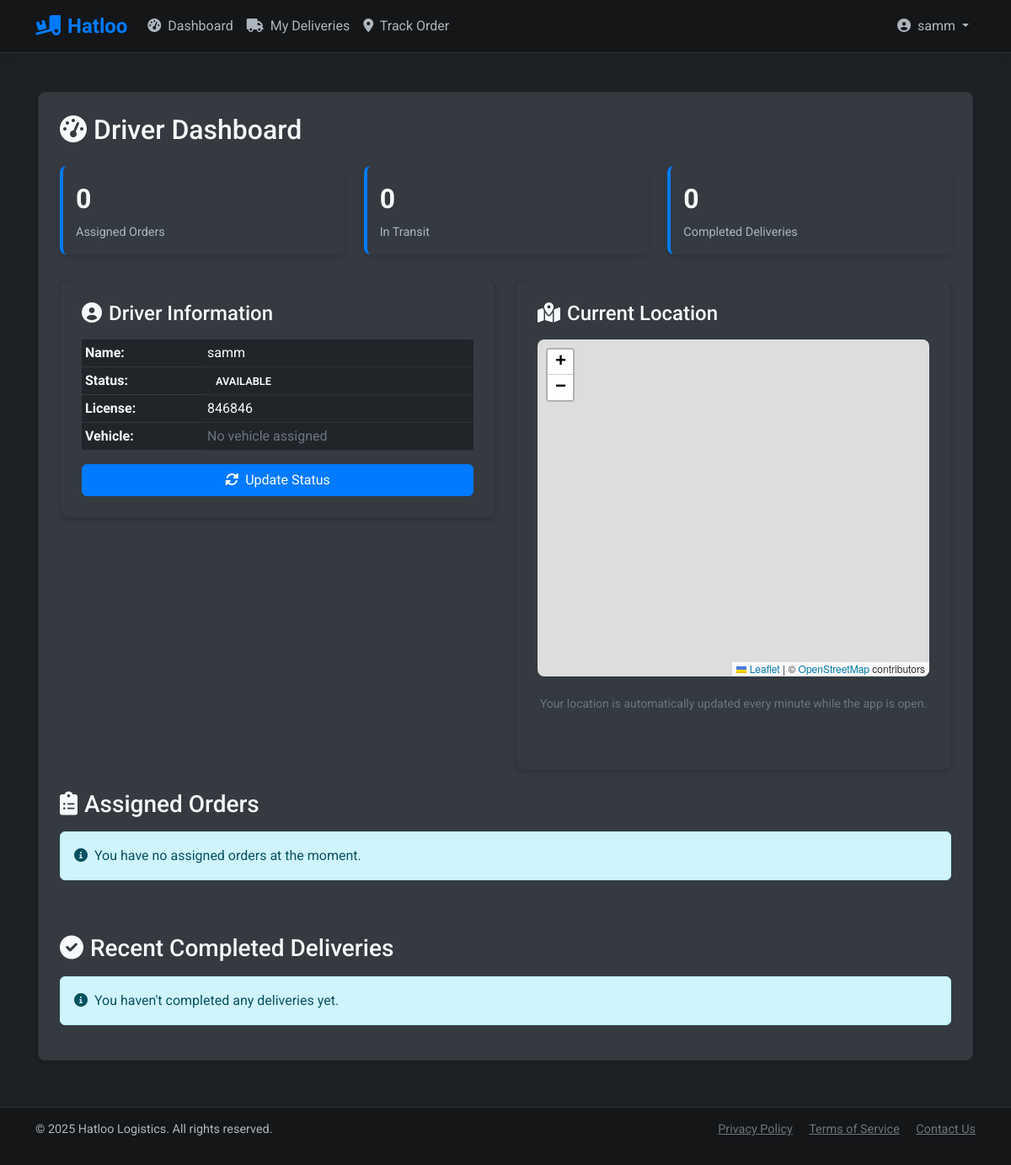
Before: /driver/dashboard (signed in) with the older database file.
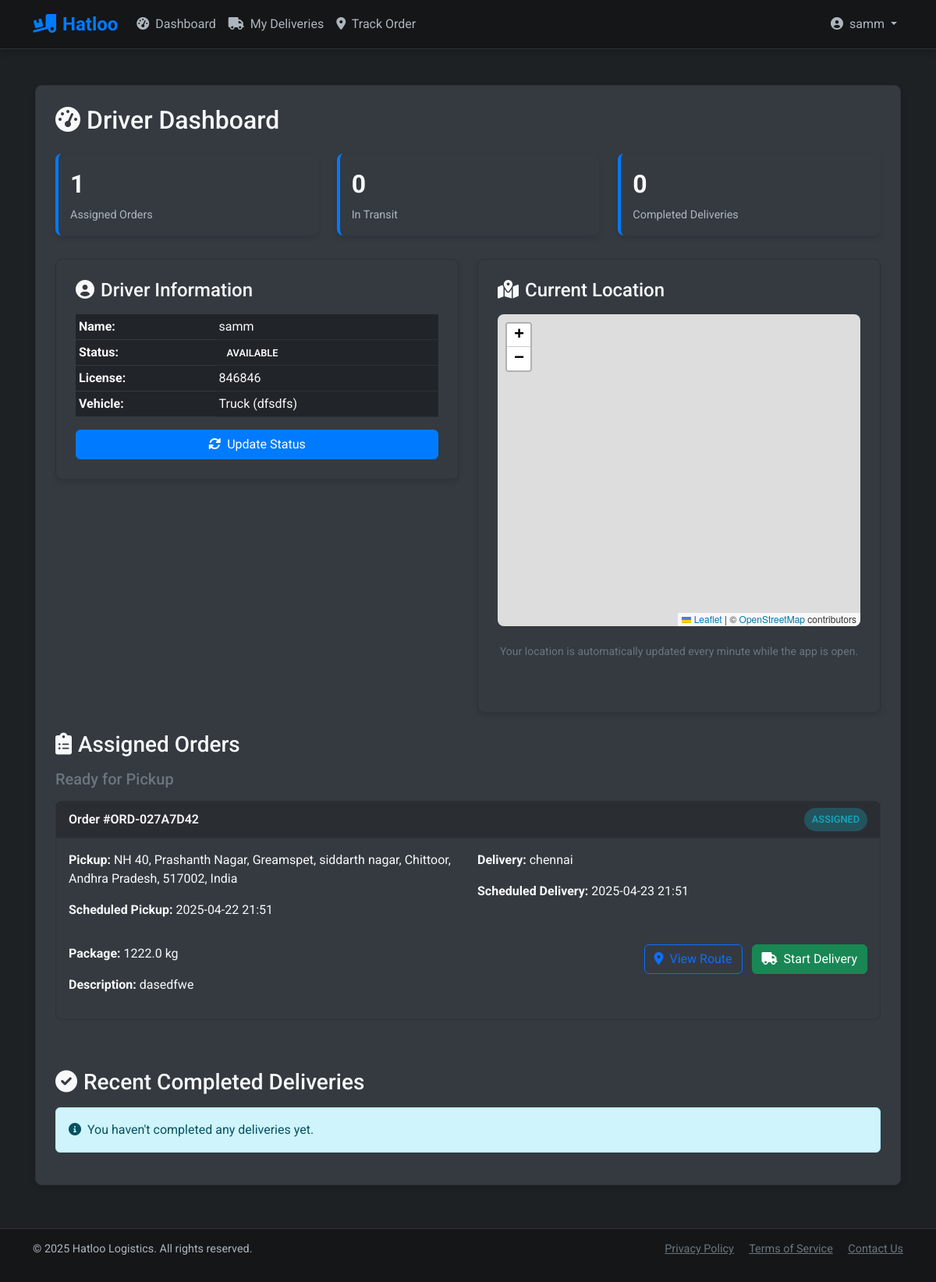
After: the same page with the newer database file.
### models.py (models this page shows, shortened)
class Vehicle(db.Model):
    id = db.Column(db.Integer, primary_key=True)
    driver_id = db.Column(db.Integer, db.ForeignKey('driver.id'), nullable=False)
    type = db.Column(db.String(50), nullable=False)  # truck, van, car
    license_plate = db.Column(db.String(20), unique=True, nullable=False)
    capacity = db.Column(db.Float, nullable=False)  # in weight units
    status = db.Column(db.String(20), default='available')  # available, in_use, maintenance

class Order(db.Model):
    id = db.Column(db.Integer, primary_key=True)
    customer_id = db.Column(db.Integer, db.ForeignKey('user.id'), nullable=False)
    driver_id = db.Column(db.Integer, db.ForeignKey('driver.id'), nullable=True)
    order_number = db.Column(db.String(20), unique=True, nullable=False)
    pickup_address = db.Column(db.String(255), nullable=False)
    pickup_lat = db.Column(db.Float, nullable=False)
    pickup_lng = db.Column(db.Float, nullable=False)
    delivery_address = db.Column(db.String(255), nullable=False)
    delivery_lat = db.Column(db.Float, nullable=False)
    delivery_lng = db.Column(db.Float, nullable=False)
    package_weight = db.Column(db.Float, nullable=False)
    package_description = db.Column(db.Text, nullable=True)
    status = db.Column(db.String(20), default=STATUS_PENDING)
    created_at = db.Column(db.DateTime, default=datetime.utcnow)
    scheduled_pickup = db.Column(db.DateTime, nullable=True)
    scheduled_delivery = db.Column(db.DateTime, nullable=True)
    actual_pickup = db.Column(db.DateTime, nullable=True)
    actual_delivery = db.Column(db.DateTime, nullable=True)
    statuses = db.relationship('DeliveryStatus', backref='order', lazy='dynamic')
    route = db.relationship('Route', backref='order', uselist=False)

### routes/drivers.py (the view)
    def decorated_function(*args, **kwargs):
        if not current_user.is_authenticated or not current_user.is_driver():
            flash('You do not have permission to access this page.', 'danger')
            return redirect(url_for('auth.login'))
        return f(*args, **kwargs)

### models.py (called while the page is built)
    def is_admin(self):
        return self.role == ROLE_ADMIN

    def is_driver(self):
        return self.role == ROLE_DRIVER

### routes/drivers.py (called while the page is built)
def driver_required(f):
    def decorated_function(*args, **kwargs):
        if not current_user.is_authenticated or not current_user.is_driver():
            flash('You do not have permission to access this page.', 'danger')
            return redirect(url_for('auth.login'))
        return f(*args, **kwargs)
    decorated_function.__name__ = f.__name__
    return login_required(decorated_function)

### templates/driver/dashboard.html (shortened to what the changed rows need)
{% extends "layout.html" %}
{% block content %}
<div class="content-card">
    <h2 class="mb-4"><i class="fas fa-tachometer-alt me-2"></i>Driver Dashboard</h2>
    <div class="driver-stats">
        <div class="row">
            <div class="col-md-4">
                <div class="stat-card">
                    <span class="stat-value">{{ assigned_count }}</span>
                    <span class="stat-label">Assigned Orders</span>
                </div>
            </div>
        </div>
    </div>
    <div class="row mb-4">
        <div class="col-md-6">
            <div class="content-card">
                <table class="table table-dark table-sm">
                    <tbody>
                        <tr>
                            <th>Name:</th>
                        </tr>
                        <tr>
                            <th>Status:</th>
                        </tr>
                        <tr>
                            <th>License:</th>
                        </tr>
                        <tr>
                            <th>Vehicle:</th>
                            <td>
                                {% if driver.vehicle %}
                                    {{ driver.vehicle.type.capitalize() }} ({{ driver.vehicle.license_plate }})
                                {% else %}
                                    <span class="text-muted">No vehicle assigned</span>
                                {% endif %}
                            </td>
                        </tr>
                    </tbody>
                </table>
            </div>
        </div>
    </div>
    <div class="row">
        <div class="col-12">
            <h3 class="mb-3"><i class="fas fa-clipboard-list me-2"></i>Assigned Orders</h3>
            {% if assigned_orders or in_transit_orders %}
                {% if assigned_orders %}
                <h5 class="text-muted mb-3">Ready for Pickup</h5>
                {% for order in assigned_orders %}
                <div class="card order-card">
                    <div class="card-header">
                        <span>Order #{{ order.order_number }}</span>
                        <span class="status-badge status-{{ order.status }}">{{ order.status }}</span>
                    </div>
                    <div class="card-body">
                        <div class="row">
                            <div class="col-md-6">
                                <p><strong>Pickup:</strong> {{ order.pickup_address }}</p>
                                <p><strong>Scheduled Pickup:</strong>
                                    {% if order.scheduled_pickup %}
                                        {{ order.scheduled_pickup.strftime('%Y-%m-%d %H:%M') }}
                                    {% else %}
                                        Flexible
                                    {% endif %}
                                </p>
                            </div>
                            <div class="col-md-6">
                                <p><strong>Delivery:</strong> {{ order.delivery_address }}</p>
                                <p><strong>Scheduled Delivery:</strong>
                                    {% if order.scheduled_delivery %}
                                        {{ order.scheduled_delivery.strftime('%Y-%m-%d %H:%M') }}
                                    {% else %}
                                        Flexible
                                    {% endif %}
                                </p>
                            </div>
                        </div>
                        <div class="row mt-3">
                            <div class="col-md-6">
                                <p><strong>Package:</strong> {{ order.package_weight }} kg</p>
                                <p><strong>Description:</strong> {{ order.package_description or 'None provided' }}</p>
                            </div>
                            <div class="col-md-6 text-end">
                                <a href="{{ url_for('orders.track', order_number=order.order_number) }}" class="btn btn-outline-primary me-2">
                                    <i class="fas fa-map-marker-alt me-1"></i> View Route
                                </a>
                                <button class="btn btn-success" data-bs-toggle="modal" data-bs-target="#startDeliveryModal" data-order-id="{{ order.id }}">
                                    <i class="fas fa-truck me-1"></i> Start Delivery
                                </button>
                            </div>
                        </div>
                    </div>
                </div>
                {% endfor %}
                {% endif %}
            {% else %}
            <div class="alert alert-info">
                <i class="fas fa-info-circle me-2"></i>You have no assigned orders at the moment.
            </div>
            {% endif %}
        </div>
    </div>
</div>
{% endblock %}

Changed rows visible on the page:
added Vehicle: vehicle.type "Truck", vehicle.license_plate "dfsdfs"
added Order: order_number "ORD-027A7D42", status "ASSIGNED", pickup_address "NH 40, Prashanth Nagar, Greamspet, siddarth nagar, Chittoor, Andhra Pradesh, 517002, India", scheduled_pickup "2025-04-22 21:51", delivery_address "chennai", scheduled_delivery "2025-04-23 21:51", package_weight "1222.0", package_description "dasedfwe"
Other visible differences:
{{ assigned_count }}: "0" → "1"
text no longer shown: "No vehicle assigned You have no assigned orders at the moment."
text now shown: "( ) Ready for Pickup"
